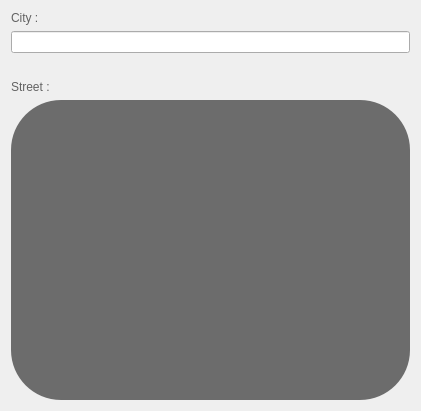
            <widget class="QWidget" name="layoutWidget_12">
             <property name="geometry">
              <rect>
               <x>720</x>
               <y>1770</y>
               <width>421</width>
               <height>411</height>
              </rect>
             </property>
             <layout class="QVBoxLayout" name="verticalLayout_17">
              <item>
               <widget class="QLabel" name="CityLabel_2">
                <property name="sizePolicy">
                 <sizepolicy hsizetype="Expanding" vsizetype="Fixed">
                  <horstretch>0</horstretch>
                  <verstretch>0</verstretch>
                 </sizepolicy>
                </property>
                <property name="styleSheet">
                 <string notr="true">color: rgb(98, 98, 98);</string>
                </property>
                <property name="text">
                 <string>City :</string>
                </property>
               </widget>
              </item>
              <item>
               <widget class="QLineEdit" name="City_2">
                <property name="minimumSize">
                 <size>
                  <width>0</width>
                  <height>0</height>
                 </size>
                </property>
                <property name="maximumSize">
                 <size>
                  <width>16777215</width>
                  <height>300</height>
                 </size>
                </property>
               </widget>
              </item>
              <item>
               <spacer name="verticalSpacer_36">
                <property name="orientation">
                 <enum>Qt::Orientation::Vertical</enum>
                </property>
                <property name="sizeType">
                 <enum>QSizePolicy::Policy::Expanding</enum>
                </property>
                <property name="sizeHint" stdset="0">
                 <size>
                  <width>10</width>
                  <height>20</height>
                 </size>
                </property>
               </spacer>
              </item>
              <item>
               <widget class="QLabel" name="StreetLabel_2">
                <property name="sizePolicy">
                 <sizepolicy hsizetype="Expanding" vsizetype="Fixed">
                  <horstretch>0</horstretch>
                  <verstretch>0</verstretch>
                 </sizepolicy>
                </property>
                <property name="styleSheet">
                 <string notr="true">color: rgb(98, 98, 98);</string>
                </property>
                <property name="text">
                 <string>Street :</string>
                </property>
               </widget>
              </item>
              <item>
               <widget class="QLabel" name="Street_2">
                <property name="sizePolicy">
                 <sizepolicy hsizetype="Expanding" vsizetype="Fixed">
                  <horstretch>0</horstretch>
                  <verstretch>0</verstretch>
                 </sizepolicy>
                </property>
                <property name="minimumSize">
                 <size>
                  <width>0</width>
                  <height>300</height>
                 </size>
                </property>
                <property name="styleSheet">
                 <string notr="true"> QLabel {
        border-radius: 50px; /* Half of the width/height */
       background-color: rgb(108, 108, 108);
    }

</string>
                </property>
                <property name="text">
                 <string/>
                </property>
               </widget>
              </item>
             </layout>
            </widget>
